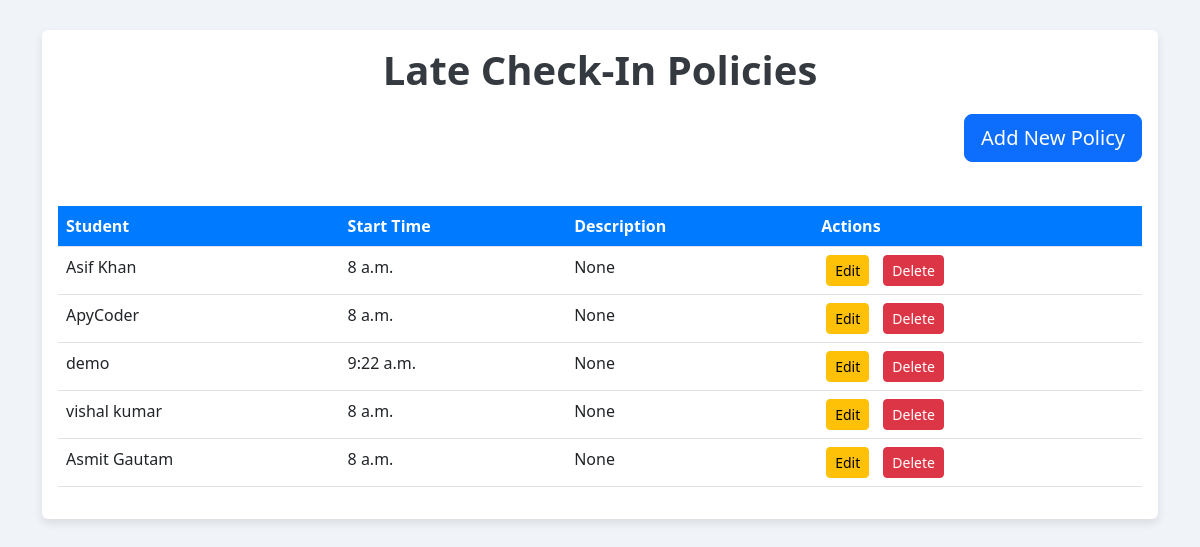
Screenshot of /late_checkin_policy_list/ (signed in) with the database file from the repository.
### app1/models.py (models this page shows, shortened)
class LateCheckInPolicy(models.Model):
    student = models.OneToOneField(Student, on_delete=models.CASCADE, related_name="late_checkin_policy")
    def get_default_start_time():
        return time(8, 0)  # Default time as 8:00 AM
    start_time = models.TimeField(default=get_default_start_time)
    description = models.CharField(max_length=255, blank=True, null=True)

class Student(models.Model):
    user = models.OneToOneField(User, on_delete=models.CASCADE, related_name="student_profile")
    name = models.CharField(max_length=255)
    email = models.EmailField(max_length=255)
    phone_number = models.CharField(max_length=15)
    student_class = models.CharField(max_length=100)
    image = models.ImageField(upload_to='students/')
    authorized = models.BooleanField(default=False)
    roll_no = models.CharField(max_length=20)
    address = models.TextField()
    date_of_birth = models.DateField()
    joining_date = models.DateField()
    mother_name = models.CharField(max_length=255)
    father_name = models.CharField(max_length=255)

### app1/views.py (the view)
# urls.py: path('late_checkin_policy_list/', views.late_checkin_policy_list, name='late_checkin_policy_list'),
@staff_member_required
def late_checkin_policy_list(request):
    policies = LateCheckInPolicy.objects.select_related('student').all()
    return render(request, 'latecheckinpolicy_list.html', {'policies': policies})

### templates/latecheckinpolicy_list.html (shortened to what this page needs)
<!DOCTYPE html>
<html lang="en">
<head>
    <link href="https://cdn.jsdelivr.net/npm/bootstrap@5.3.0-alpha3/dist/css/bootstrap.min.css" rel="stylesheet">
</head>
<body>
    <div class="container">
        <div class="card">
            <div class="card-body">
                <h1 class="text-center">Late Check-In Policies</h1>
                <div class="text-end">
                    <a href="{% url 'create_late_checkin_policy' %}" class="btn btn-primary btn-lg">Add New Policy</a>
                </div>
                <div class="table-responsive">
                    <table class="table table-hover mt-4">
                        <thead>
                            <tr>
                                <th>Student</th>
                                <th>Start Time</th>
                                <th>Description</th>
                                <th>Actions</th>
                            </tr>
                        </thead>
                        <tbody>
                            {% for policy in policies %}
                            <tr>
                                <td>{{ policy.student.name }}</td>
                                <td>{{ policy.start_time }}</td>
                                <td>{{ policy.description }}</td>
                                <td>
                                    <a href="{% url 'update_late_checkin_policy' policy.id %}" class="btn btn-sm btn-warning btn-action">Edit</a>
                                    <form action="{% url 'delete_late_checkin_policy' policy.id %}" method="post" style="display:inline;">
                                        <button type="submit" class="btn btn-sm btn-danger btn-action" onclick="return confirm('Are you sure you want to delete this policy?');">Delete</button>
                                    </form>
                                </td>
                            </tr>
                            {% empty %}
                            <tr>
                                <td colspan="4" class="no-policies">No policies found.</td>
                            </tr>
                            {% endfor %}
                        </tbody>
                    </table>
                </div>
            </div>
        </div>
    </div>
</body>
</html>

### templates/latecheckinpolicy_list.html (style rules this page uses)
body { background-color: #f0f4f8; }
.container { margin-top: 30px; }
h1 { color: #343a40; margin-bottom: 20px; font-weight: 600; }
.btn-primary { margin-bottom: 20px; }
.table th { background-color: #007bff; color: white; }
.btn-action { margin: 0 5px; }
.card { border: none; box-shadow: 0 4px 8px rgba(0, 0, 0, 0.1); margin-bottom: 30px; }

### rows the page displays
LateCheckInPolicy: student.name "Asif Khan", start_time "8 a.m.", description "None"
LateCheckInPolicy: student.name "ApyCoder", start_time "8 a.m.", description "None"
LateCheckInPolicy: student.name "demo", start_time "9:22 a.m.", description "None"
LateCheckInPolicy: student.name "vishal kumar", start_time "8 a.m.", description "None"
LateCheckInPolicy: student.name "Asmit Gautam", start_time "8 a.m.", description "None"
